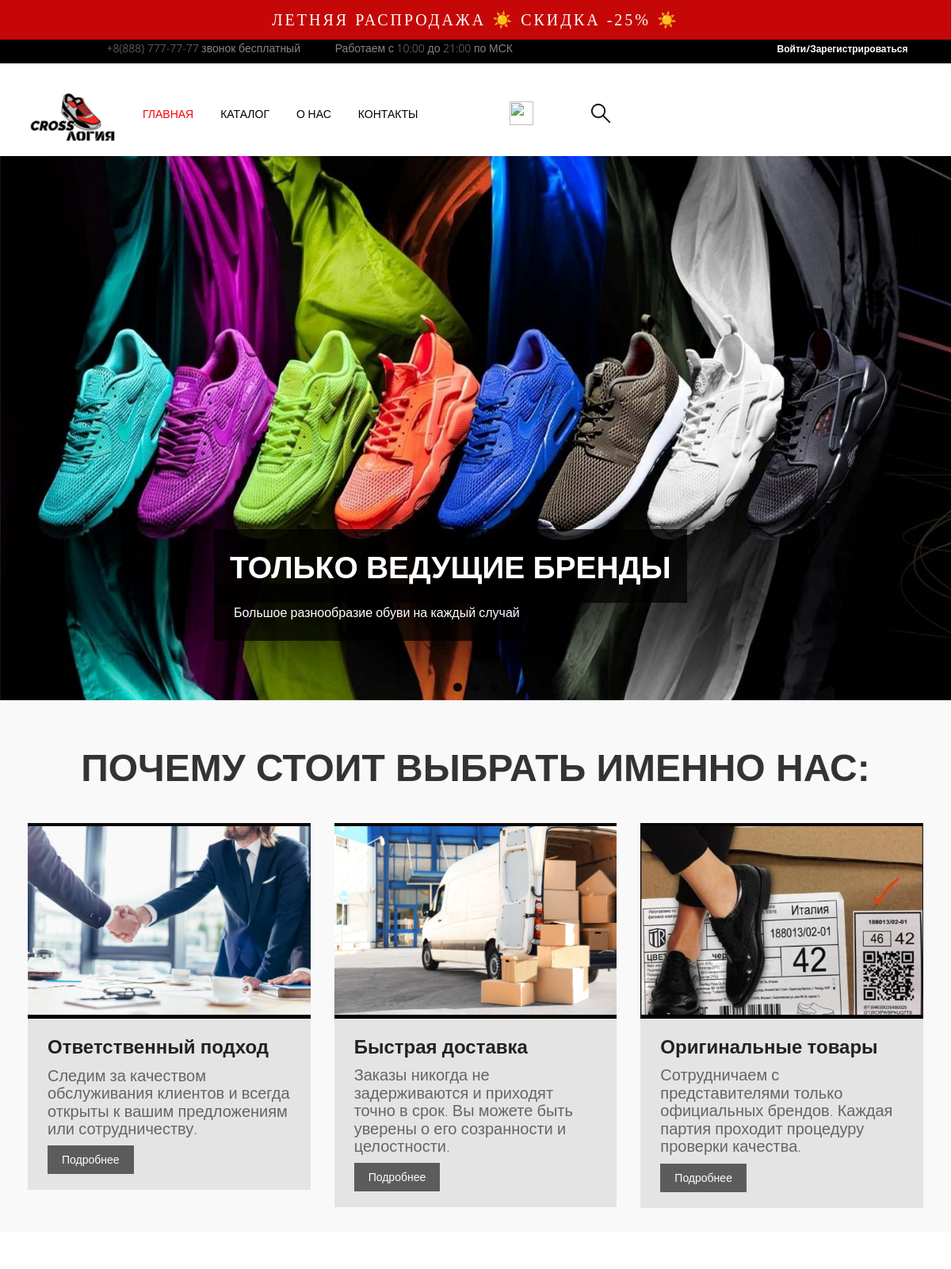
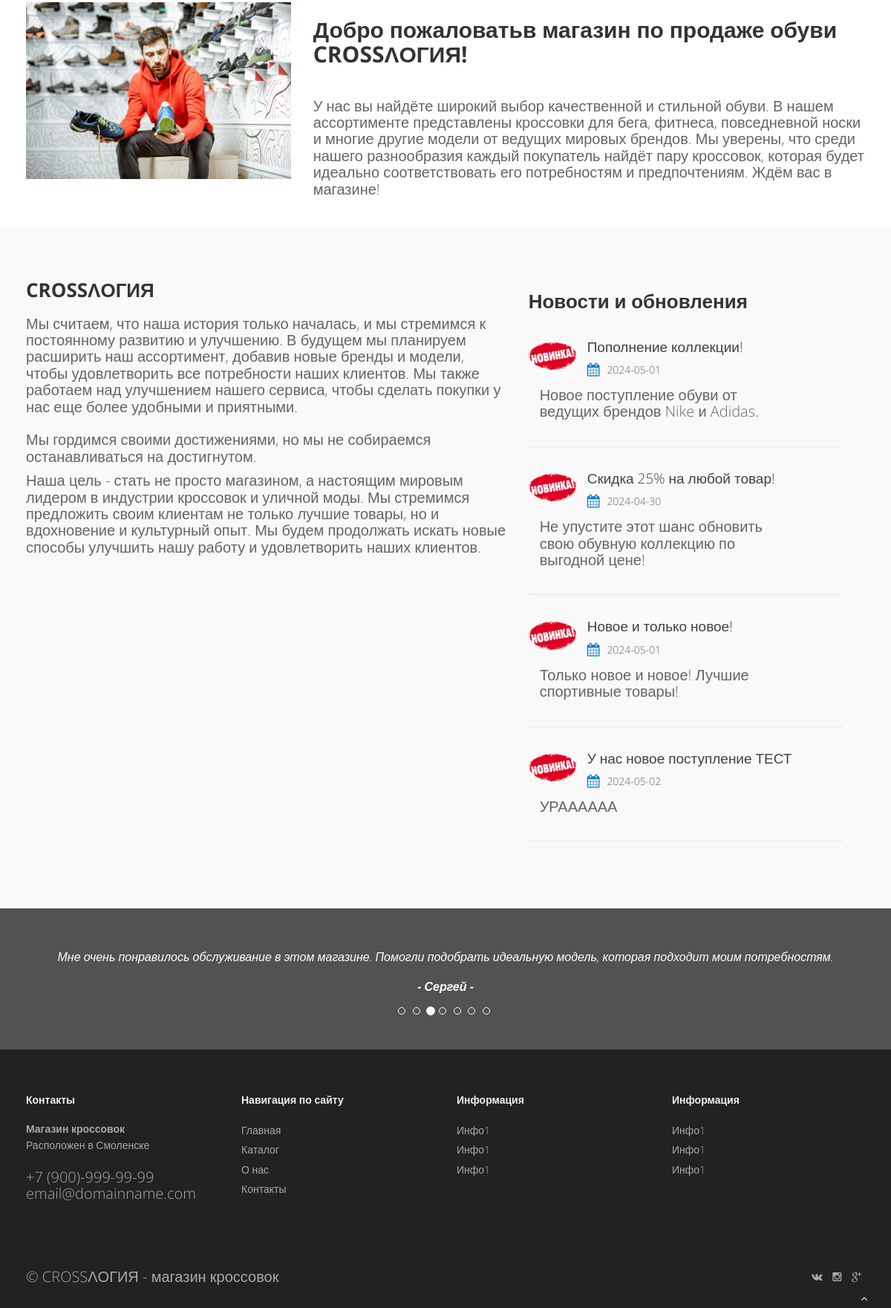
The page / on the database its author committed (2 pictures, top to bottom).
### tables this page shows
CREATE TABLE `news` (
  `id` int(11) NOT NULL,
  `title` varchar(255) NOT NULL,
  `content` text NOT NULL,
  `date` date NOT NULL
);

### index.php (the view, shortened to what this page needs)
<!DOCTYPE html>
<html lang="en">
<head>
    <link href="css/bootstrap.min.css" rel="stylesheet" />
    <link href="css/fancybox/jquery.fancybox.css" rel="stylesheet">
    <link href="css/jcarousel.css" rel="stylesheet" />
    <link href="css/flexslider.css" rel="stylesheet" />
    <link href="js/owl-carousel/owl.carousel.css" rel="stylesheet">
    <link href="css/style.css" rel="stylesheet" />
</head>
<body>
    <div id="wrapper">
        <header>
            <div class="sale" onclick="redirectToPage()"><a>ЛЕТНЯЯ РАСПРОДАЖА ☀️ СКИДКА -25% ☀️ </a></div>
            <div class="main-header">
                <ul>
                    <li class="main-item">
                        <a href="tel:+88887777777">+8(888) 777-77-77 звонок бесплатный</a>
                    </li>
                    <li class="main-item">
                        <a href="#" id="showMap">Работаем с 10:00 до 21:00 по МСК</a>
                    </li>
                    <li class="main-item-right" id="login-register-li">
                        <?php
                        if (isset($_SESSION['username'])) {
                            echo '<span style="color: white;">' . $_SESSION['username'] . '</span> | <a href="logout.php" style="color: white; text-decoration: underline;">Выйти</a>';
                        } else {
                            echo '<a href="#" id="login-register-link">Войти/Зарегистрироваться</a>';
                        }
                        ?>
                    </li>
                </ul>
            </div>
            <div class="navbar navbar-default navbar-static-top">
                <div class="container">
                    <div class="navbar-header">
                        <a class="navbar-brand" href="index.php"><img src="img/Logotype.png" alt="logo" /></a>
                    </div>
                    <div class="navbar-collapse collapse ">
                        <ul class="nav navbar-nav">
                            <li class="active"><a href="index.php">Главная</a></li>
                            <li><a href="pricing.php">Каталог</a></li>
                            <li><a href="about.php">О нас</a></li>
                            <li><a href="contact.php">Контакты</a></li>
                        </ul>
                        <div class="nav-and-card">
                            <div class="nav-item-user">
                                <img class="lupa" src="img/lupa.png" alt="" onclick="toggleSearch()">
                            </div>
                            <div class="cart-container">
                                <img class="garbage" src="img/garbage.png" alt="" onclick="toggleCart()">
                            </div>
                        </div>
                    </div>
                </div>
            </div>
    </div>
    <section id="featured">
        <div id="main-slider" class="flexslider">
            <ul class="slides">
                <li>
                    <img src="img/slides/cross.jpg" alt="" width="100%" height="687px" />
                    <div class="flex-caption">
                        <h3>Только ведущие бренды</h3>
                        <p>Большое разнообразие обуви на каждый случай</p>
                    </div>
                </li>
            </ul>
        </div>
    </section>
    <section>
        <div class="container">
            <div class="row service-v1 margin-bottom-40">
                <h1 class="alarm">ПОЧЕМУ СТОИТ ВЫБРАТЬ ИМЕННО НАС:</h1><br>
                <div class="col-md-4 md-margin-bottom-40">
                    <img class="img-responsive" src="img/service1.jpg" alt="">
                    <span>
                        <h2>Ответственный подход</h2>
                        <p>Следим за качеством обслуживания клиентов и всегда открыты к вашим предложениям или
                            сотрудничеству. </p>
                        <a href="#" class="btn more">Подробнее</a>
                    </span>
                </div>
                <div class="col-md-4">
                    <img class="img-responsive" src="img/service2.jpg" alt="">
                    <span>
                        <h2>Быстрая доставка</h2>
                        <p>Заказы никогда не задерживаются и приходят точно в срок. Вы можете быть уверены о его
                            созранности и целостности.</p>
                        <a href="#" class="btn more">Подробнее</a>
                    </span>
                </div>
                <div class="col-md-4 md-margin-bottom-40">
                    <img class="img-responsive" src="img/service3.jpg" alt="">
                    <span>
                        <h2>Оригинальные товары</h2>
                        <p>Сотрудничаем с представителями только официальных брендов. Каждая партия проходит процедуру
                            проверки качества.</p>
                        <a href="#" class="btn more">Подробнее</a>
                    </span>
                </div>
            </div>
        </div>
    </section>
    <section class="callaction">
        <div class="container">
            <div class="row">
                <div class="col-md-4">
                    <img src="img/people.jpg" alt="" width="100%" />
                </div>
                <div class="col-md-8">
                    <div>
                        <h2><span>Добро пожаловать<span class="blue_text">в магазин по продаже обуви
                                    CROSSɅОГИЯ!</span></span></h2><span class="clear spacer_responsive_hide_mobile "
                            style="height:13px;display:block;"></span>
                        <p>У нас вы найдёте широкий выбор качественной и стильной обуви. В нашем ассортименте
                            представлены кроссовки для бега, фитнеса, повседневной носки и многие другие модели от
                            ведущих мировых брендов. Мы уверены, что среди нашего разнообразия каждый покупатель найдёт
                            пару кроссовок, которая будет идеально соответствовать его потребностям и предпочтениям.
                            Ждём вас в магазине!</p>
                    </div>
                </div>
            </div>
        </div>
    </section>
    <section id="content">
        <div class="container">
            <div class="row">
                <div class="col-md-7">
                    <div class="block-heading-two">
                        <h3><span>CROSSɅОГИЯ</span></h3>
                    </div>
                    <p>Мы считаем, что наша история только началась, и мы стремимся к постоянному развитию и улучшению.
                        В будущем мы планируем расширить наш ассортимент, добавив новые бренды и модели, чтобы
                        удовлетворить все потребности наших клиентов. Мы также работаем над улучшением нашего сервиса,
                        чтобы сделать покупки у нас еще более удобными и приятными.
                        <br><br>Мы гордимся своими достижениями, но мы не собираемся останавливаться на достигнутом.
                    </p>
                    <p>Наша цель - стать не просто магазином, а настоящим мировым лидером в индустрии кроссовок и
                        уличной моды. Мы стремимся предложить своим клиентам не только лучшие товары, но и вдохновение и
                        культурный опыт. Мы будем продолжать искать новые способы улучшить нашу работу и удовлетворить
                        наших клиентов.</p>
                </div>
                <div class="col-xs-12 col-sm-12 col-md-5">
                    <div class="latest-post-wrap pull-left">
                        <h3><span>Новости и обновления</span></h3>
                        <?php
                        include 'config.php';
                        $sql_news = "SELECT * FROM news";
                        $result_news = mysqli_query($conn, $sql_news);
                        if (mysqli_num_rows($result_news) > 0) {
                            while ($row_news = mysqli_fetch_assoc($result_news)) {
                                echo "<div class='latest-post-wrap pull-left'>";
                                echo "<div class='post-item-wrap pull-left col-sm-6 col-md-12 col-xs-12'>";
                                echo "<img src='img/news-1.jpg' class='img-responsive post-author-img' alt=''>";
                                echo "<div class='post-content1 pull-left col-md-9 col-sm-9 col-xs-8'>";
                                echo "<div class='post-title pull-left'><a href='#'>" . $row_news['title'] . "</a></div>";
                                echo "<div class='post-meta-top pull-left'>";
                                echo "<ul>";
                                echo "<li><i class='fa fa-calendar'></i>" . $row_news['date'] . "</li>";
                                echo "</ul>";
                                echo "</div>";
                                echo "</div>";
                                echo "<div class='post-content2 pull-left'>";
                                echo "<p>" . $row_news['content'] . "<br>";
                                echo "</p>";
                                echo "</div>";
                                echo "</div>";
                                echo "</div>";
                            }
                        } else {
                            echo "Новости отсутствуют.";
                        }
                        ?>
                    </div>
                </div>
            </div>
        </div>
    </section>
    <div class="testimonial-area">
        <div class="testimonial-solid">
            <div class="container">
                <div id="carousel-example-generic" class="carousel slide" data-ride="carousel">
                    <ol class="carousel-indicators">
                        <li data-target="#carousel-example-generic" data-slide-to="0" class="">
                        </li>
                        <li data-target="#carousel-example-generic" data-slide-to="1" class="">
                        </li>
                        <li data-target="#carousel-example-generic" data-slide-to="2" class="active">
                        </li>
                        <li data-target="#carousel-example-generic" data-slide-to="3" class="">
                        </li>
                        <li data-target="#carousel-example-generic" data-slide-to="4" class="">
                        </li>
                        <li data-target="#carousel-example-generic" data-slide-to="5" class="">
                        </li>
                        <li data-target="#carousel-example-generic" data-slide-to="6" class="">
                        </li>
                    </ol>
                    <div class="carousel-inner">
                        <div class="item active">
                            <p>Мне очень понравилось обслуживание в этом магазине. Помогли подобрать идеальную модель,
                                которая подходит моим потребностям.</p>
                            <p>
                                <b>- Сергей -</b>
                            </p>
                        </div>
                    </div>
                </div>
            </div>
        </div>
    </div>
    <footer>
        <div class="container">
            <div class="row">
                <div class="col-lg-3">
                    <div class="widget">
                        <h5 class="widgetheading">Контакты</h5>
                        <address>
                            <strong>Магазин кроссовок</strong><br>
                            Расположен в Смоленске<br>
                        </address>
                        <p>
                            <i class="icon-phone"></i> +7 (900)-999-99-99 <br>
                            <i class="icon-envelope-alt"></i> email@domainname.com
                        </p>
                    </div>
                </div>
                <div class="col-lg-3">
                    <div class="widget">
                        <h5 class="widgetheading">Навигация по сайту</h5>
                        <ul class="link-list">
                            <li><a href="#">Главная</a></li>
                            <li><a href="#">Каталог</a></li>
                            <li><a href="#">О нас</a></li>
                            <li><a href="#">Контакты</a></li>
                        </ul>
                    </div>
                </div>
                <div class="col-lg-3">
                    <div class="widget">
                        <h5 class="widgetheading">Информация</h5>
                        <ul class="link-list">
                            <li><a href="#">Инфо1</a></li>
                            <li><a href="#">Инфо1</a></li>
                            <li><a href="#">Инфо1</a></li>
                        </ul>
                    </div>
                </div>
                <div class="col-lg-3">
                    <div class="widget">
                        <h5 class="widgetheading">Информация</h5>
                        <ul class="link-list">
                            <li><a href="#">Инфо1</a></li>
                            <li><a href="#">Инфо1</a></li>
                            <li><a href="#">Инфо1</a></li>
                        </ul>
                    </div>
                </div>
            </div>
        </div>
        <div id="sub-footer">
            <div class="container">
                <div class="row">
                    <div class="col-lg-6">
                        <div class="copyright">
                            <p>
                                <span>&copy; CROSSɅОГИЯ</span><a href="#" target="_blank"> - магазин кроссовок</a>
                            </p>
                        </div>
                    </div>
                    <div class="col-lg-6">
                        <ul class="social-network">
                            <li><a href="#" data-placement="top" title="ВКонтакте"><i class="fa fa-vk"></i></a></li>
                            <li><a href="#" data-placement="top" title="Instagram"><i class="fa fa-instagram"></i></a>
                            </li>
                            <li><a href="#" data-placement="top" title="Google"><i class="fa fa-google-plus"></i></a>
                            </li>
                        </ul>
                    </div>
                </div>
            </div>
        </div>
    </footer>
    <a href="#" class="scrollup"><i class="fa fa-angle-up active"></i></a>
</body>
</html>

### css/flexslider.css (style rules this page uses)
.slides, .flex-control-nav, .flex-direction-nav { margin: 0; padding: 0; list-style: none; }
.flexslider { margin: 0; padding: 0; }
.flexslider .slides > li { display: none; -webkit-backface-visibility: hidden; }
.flexslider .slides img { width: 100%; display: block; }
.slides:after { content: "."; display: block; clear: both; visibility: hidden; line-height: 0; height: 0; }
.flexslider { background:none; position: relative; zoom: 1; }
.flexslider .slides { zoom: 1; }
.carousel li { margin-right: 5px }
.flex-caption { background: rgba(0,0,0,.8); margin-left:5px;bottom:5px; position:absolute;padding:20px; z-index:99; }
.flex-caption p { font-size: 14px !important; line-height: 22px; font-weight:300; color: #fff }

### rows shown on the page
news: title "Пополнение коллекции!", date "2024-05-01", content "Новое поступление обуви от ведущих брендов Nike и Adidas."
news: title "Скидка 25% на любой товар!", date "2024-04-30", content "Не упустите этот шанс обновить свою обувную коллекцию по выгодной цене!"
news: title "Новое и только новое!", date "2024-05-01", content "Только новое и новое! Лучшие спортивные товары!"
news: title "У нас новое поступление ТЕСТ", date "2024-05-02", content "УРАААААА"
